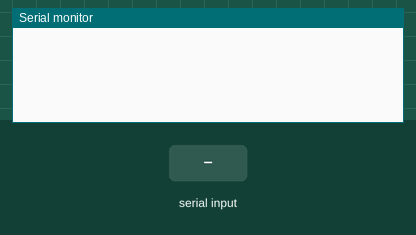
The sketch below on a simulated Arduino Uno, built with avr-gcc and run on an emulated ATmega328P. Parts: the last lines printed to the serial monitor. The test bench sets the inputs (shaded band).

Above: at 1.2 s.
1.3 s: "90,45\n" received over Serial
At 3.0 s:
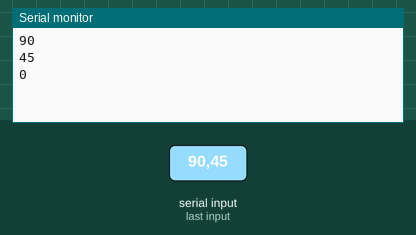
3.8 s: "30,150\n" received over Serial
At 6.2 s:
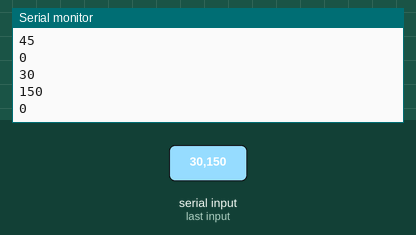
Timing chart, 0 to 7.7 s (numbered marks = the images above; inputs shaded):
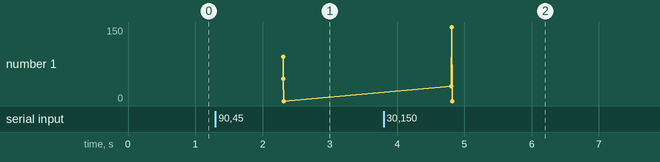

The sketch:

multiple_serial_inputs.ino
```cpp
int data[3];
void setup() {
   Serial.begin(9600);

}

void loop() {
  if(Serial.available())
  {
 for(int i=0;i<3;i++)
 {
  data[i]=Serial.parseInt();
 }
  for(int i=0;i<3;i++)
 {
  Serial.println(data[i]);
 }

  }
}
```

Measured:
- after the input at 1.3 s, the serial monitor: prints a new line after 1.0 s (image 1)
- after the input at 3.8 s, the serial monitor: prints a new line after 1.0 s (image 2)
